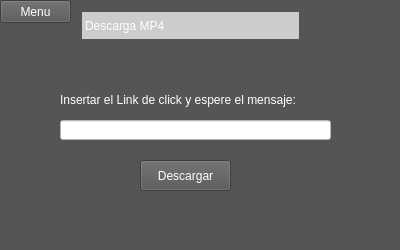
<?xml version="1.0" encoding="UTF-8"?>
<ui version="4.0">
 <class>FormDos</class>
 <widget class="QWidget" name="FormDos">
  <property name="geometry">
   <rect>
    <x>0</x>
    <y>0</y>
    <width>400</width>
    <height>250</height>
   </rect>
  </property>
  <property name="windowTitle">
   <string>MP4</string>
  </property>
  <property name="windowIcon">
   <iconset>
    <normaloff>../Downloads/icons8-carpeta-de-películas-96.png</normaloff>../Downloads/icons8-carpeta-de-películas-96.png</iconset>
  </property>
  <property name="styleSheet">
   <string notr="true">QObject{
	background-color: #555;
}</string>
  </property>
  <widget class="QLabel" name="label_titulo_mp4">
   <property name="geometry">
    <rect>
     <x>80</x>
     <y>10</y>
     <width>221</width>
     <height>31</height>
    </rect>
   </property>
   <property name="styleSheet">
    <string notr="true">font: 87 14pt &quot;Arial Black&quot;;
color: white;
background-color: #ccc;
border: 2px solid #555;</string>
   </property>
   <property name="text">
    <string>Descarga MP4</string>
   </property>
  </widget>
  <widget class="QLabel" name="label_link_mp4">
   <property name="geometry">
    <rect>
     <x>60</x>
     <y>90</y>
     <width>271</width>
     <height>20</height>
    </rect>
   </property>
   <property name="styleSheet">
    <string notr="true">font: 87 10pt &quot;Arial&quot;;
color: white;</string>
   </property>
   <property name="text">
    <string>Insertar el Link de click y espere el mensaje:</string>
   </property>
  </widget>
  <widget class="QLineEdit" name="txt_link_mp4">
   <property name="geometry">
    <rect>
     <x>60</x>
     <y>120</y>
     <width>271</width>
     <height>20</height>
    </rect>
   </property>
   <property name="styleSheet">
    <string notr="true">background-color: white;</string>
   </property>
  </widget>
  <widget class="QPushButton" name="Button_descargar_mp4">
   <property name="geometry">
    <rect>
     <x>140</x>
     <y>160</y>
     <width>91</width>
     <height>31</height>
    </rect>
   </property>
   <property name="styleSheet">
    <string notr="true">font: 87 8pt &quot;Arial Black&quot;;
color: white;</string>
   </property>
   <property name="text">
    <string>Descargar</string>
   </property>
  </widget>
  <widget class="QPushButton" name="pushButton_menu">
   <property name="geometry">
    <rect>
     <x>0</x>
     <y>0</y>
     <width>71</width>
     <height>23</height>
    </rect>
   </property>
   <property name="styleSheet">
    <string notr="true">color: white;
font: 87 10pt &quot;Arial Black&quot;;</string>
   </property>
   <property name="text">
    <string>Menu</string>
   </property>
  </widget>
  <widget class="QLabel" name="label">
   <property name="geometry">
    <rect>
     <x>80</x>
     <y>200</y>
     <width>251</width>
     <height>41</height>
    </rect>
   </property>
   <property name="styleSheet">
    <string notr="true">font: 87 14pt &quot;Arial Black&quot;;
color: white;
border: 2px solid #555;</string>
   </property>
   <property name="text">
    <string/>
   </property>
  </widget>
 </widget>
 <resources/>
 <connections/>
</ui>
